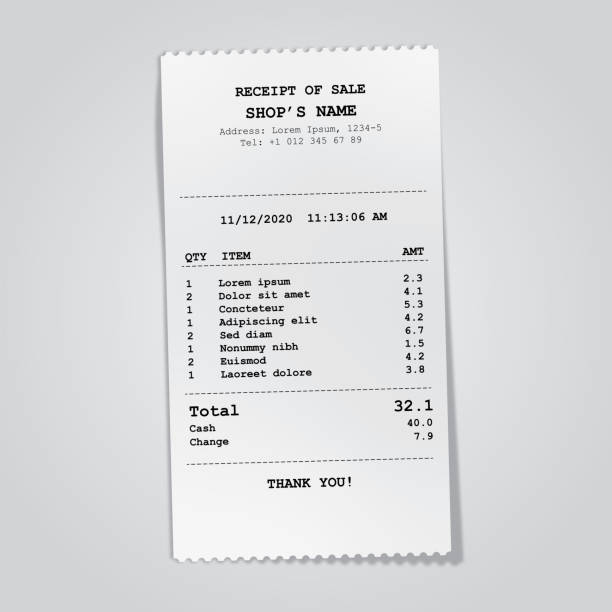
#> input picture backend/tests/assets/ticket.jpg, 612 x 612 px
$ python -i deskew.py   (imports and definitions only)
#> lines starting #> are read from the running program, lines starting #| are printed output that depends on the picture; after the words box and inside, x2 and y2 are one past the last pixel; in counts of white or black regions, pixels touching at a corner belong together
#> further down, picture is the input picture: shape (612, 612, 3); mean B, G, R 221.4, 219.8, 219

import cv2, numpy as np

def deskew(bgr):
    gray = cv2.cvtColor(bgr, cv2.COLOR_BGR2GRAY)
    thresh = cv2.threshold(gray,0,255,cv2.THRESH_BINARY+cv2.THRESH_OTSU)[1]
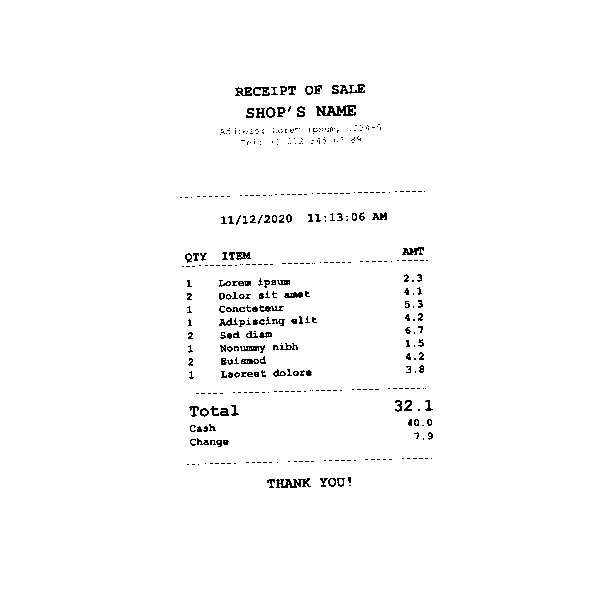
#> thresh: shape (612, 612); 98.4% white; black in thin lines or dots, all inside (x1, y1, x2, y2) = (180, 84, 433, 488)
    coords = np.column_stack(np.where(thresh==0))
#> coords = 5926 pairs, first value 84 to 487, second value 180 to 432
    if coords.size == 0:
        return bgr
    angle = cv2.minAreaRect(coords)[-1]
#> angle = -88.5
    if angle < -45:
        angle = -(90 + angle)
#> angle = -1.5
    else:
        angle = -angle
    (h, w) = bgr.shape[:2]
#> h = 612; w = 612
    M = cv2.getRotationMatrix2D((w//2, h//2), angle, 1.0)
#> M = [[1, -0.0262, 8.12], [0.0262, 1, -7.91]]
    return cv2.warpAffine(bgr, M, (w, h),
                          flags=cv2.INTER_CUBIC,
                          borderMode=cv2.BORDER_REPLICATE)
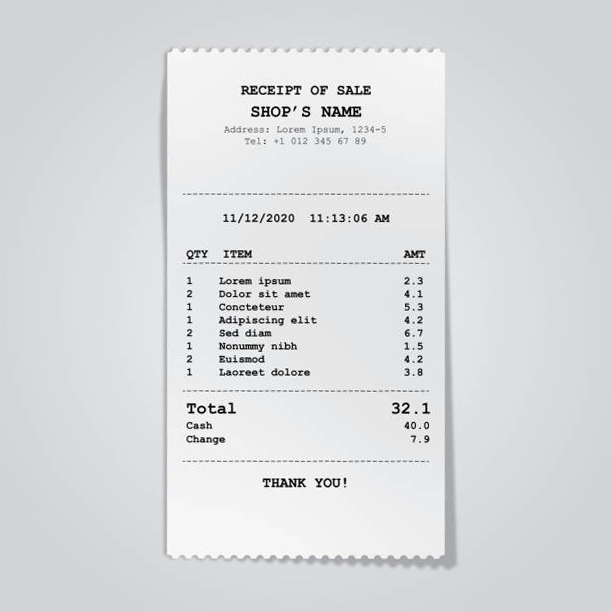
#> returned value: shape (612, 612, 3); mean of channels 0, 1, 2 221.4, 219.8, 219; drawn as B, G, R

>>> import cv2
>>> picture = cv2.imread('../../../../backend/tests/assets/ticket.jpg')
>>> result = deskew(picture)
